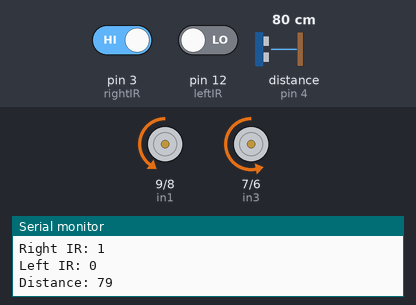
Simulated run of this sketch. Board: Arduino Uno, built with avr-gcc and run on an emulated ATmega328P. Shown: motor-driver pin pairs drawn as motors (green arrow = first pin HIGH = forward, orange = second pin HIGH = backward, longer = more drive, scaled by the enable pin), the last lines printed to the serial monitor. Wiring (inferred from the names in the program): ultrasonic range finder: trigger pin 11; echo pin 4. The test bench sets the inputs (shaded band); at power-on: distance to the obstacle (sensor on pin 4) 80 cm, pin 3 (rightIR) HIGH, pin 12 (leftIR) LOW. The echo pulse lasts 58.3 µs per cm.

Above: at 1.2 s.
1.3 s: distance to the obstacle (sensor on pin 4) set to 33 cm
4.3 s: distance to the obstacle (sensor on pin 4) set to 27 cm
At 4.7 s:
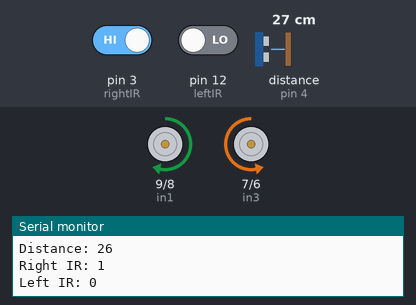
5.8 s: distance to the obstacle (sensor on pin 4) set to 8 cm
8.8 s: distance to the obstacle (sensor on pin 4) set to 5 cm
At 9.4 s:
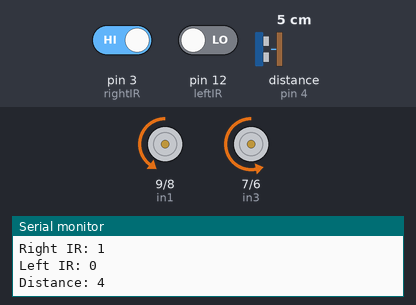
11.8 s: pin 3 (rightIR) driven LOW
At 12.9 s:
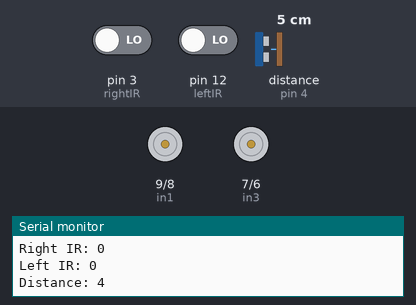
13.3 s: pin 12 (leftIR) driven HIGH
At 14.1 s:
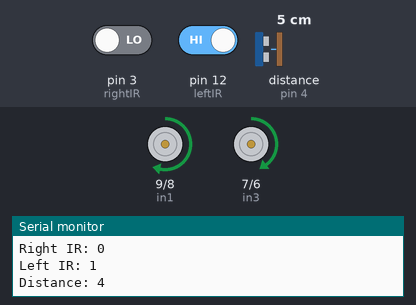
Timing chart, 0 to 15.8 s (numbered marks = the images above; inputs shaded):
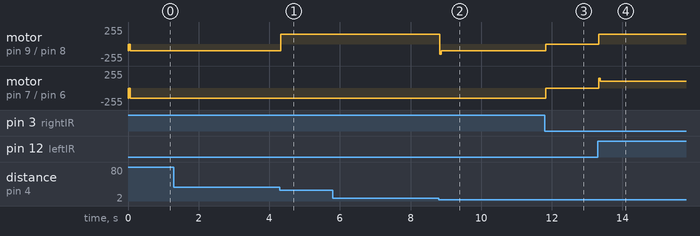

The sketch:

HFR.ino
```cpp
#define trig 11
#define echo 4
#define enA 10
#define in1 9
#define in2 8
#define in3 7
#define in4 6
#define enB 5
#define rightIR 3
#define leftIR 12

int distance, right_ir, left_ir;

int max_speed = 150;
int min_speed = 100;

void setup() {
  // put your setup code here, to run once:
  Serial.begin(9600);


  pinMode(enA, OUTPUT);
  pinMode(in1, OUTPUT);
  pinMode(in2, OUTPUT);

  pinMode(enB, OUTPUT);
  pinMode(in3, OUTPUT);
  pinMode(in4, OUTPUT);

  pinMode(trig, OUTPUT);
  pinMode(echo, INPUT);

  pinMode(rightIR, INPUT);
  pinMode(leftIR, INPUT);

}

void loop() {

  distance = Measure_Distance();

  right_ir = digitalRead(rightIR);
  left_ir = digitalRead(leftIR);

  if (distance>5 && distance < 30)
  {
    Move_Forward();
  }
  else
  {
    Stop();
    if (right_ir == 0 && left_ir == 1)
    {
      Turn_Right();
    }
    else if (right_ir == 1 && left_ir == 0)
    {
      Turn_Left();
    }
  }

  Serial_Monitor();
}

long Measure_Distance()
{
  digitalWrite(trig, LOW);
  delayMicroseconds(2);
  digitalWrite(trig, HIGH);
  delayMicroseconds(10);
  digitalWrite(trig, LOW);

  long dur = pulseIn(echo, HIGH);

  return ((0.034 * dur) / 2);
}

void Turn_Left()
{
  digitalWrite(in1, LOW);
  digitalWrite(in2, HIGH);
  digitalWrite(in3, LOW);
  digitalWrite(in4, HIGH);

  analogWrite(enA, min_speed);
  analogWrite(enB, max_speed);
}

void Turn_Right()
{
  digitalWrite(in1, HIGH);
  digitalWrite(in2, LOW);
  digitalWrite(in3, HIGH);
  digitalWrite(in4, LOW);

  analogWrite(enA, max_speed);
  analogWrite(enB, min_speed);
}

void Move_Forward()
{
  digitalWrite(in1, HIGH);
  digitalWrite(in2, LOW);
  digitalWrite(in3, LOW);
  digitalWrite(in4, HIGH);

  analogWrite(enA, max_speed);
  analogWrite(enB, max_speed);
}

void Stop()
{
  analogWrite(enA, 0);
  analogWrite(enB, 0);
}

void Serial_Monitor()
{
  Serial.print("Distance: "); Serial.print(distance); Serial.print("\n");
  Serial.print("Right IR: "); Serial.print(right_ir); Serial.print("\n");
  Serial.print("Left IR: "); Serial.print(left_ir); Serial.print("\n");
  Serial.print("\n"); Serial.print("\n");
}
```

Measured:
- the behaviour switches between 31 and 30 cm on distance to the obstacle (sensor on pin 4) (found by bisection; images 0 and 1)
- the behaviour switches between 7 and 6 cm on distance to the obstacle (sensor on pin 4) (found by bisection; images 1 and 2)
- after the input at 4.3 s, motor on pin 9 (in1) / pin 8 (in2): backward 100/255 → forward 150/255 at once
- after the input at 8.8 s, motor on pin 9 (in1) / pin 8 (in2): forward 150/255 → backward 100/255 at once
- after the input at 11.8 s, motor on pin 9 (in1) / pin 8 (in2): backward 100/255 → stopped at once; motor on pin 7 (in3) / pin 6 (in4): backward 150/255 → stopped at once
- after the input at 13.3 s, motor on pin 9 (in1) / pin 8 (in2): stopped → forward 150/255 at once; motor on pin 7 (in3) / pin 6 (in4): stopped → forward 100/255 at once
